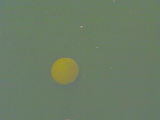
%> input picture Upenn_Robotics/Robotics_Estimation&Learning/Week1/train/001.png, 160 x 120 px
$ octave --eval "result = detectBall(imread('train/001.png'));"   (GNU Octave 9; MATLAB toolbox functions it lacks are replaced by stand-ins)
%> lines starting %> are read from the running program, lines starting %| are printed output that depends on the picture; in (x1, y1, x2, y2) boxes, pixels count from 0 and x2, y2 are one past the last pixel; in counts of white or black regions, pixels touching at a corner belong together; the program's own positions count from 1
% Robotics: Estimation and Learning
% WEEK 1
%
% Complete this function following the instruction.
function [segI, loc] = detectBall(I)
% function [segI, loc] = detectBall(I)
%
% INPUT
% I       120x160x3 numerial array
%
% OUTPUT
% segI    120x160 numeric array
% loc     1x2 or 2x1 numeric array


%%%%%%%%%%%%%%%%%%%%%%%%%%%%%%%%%%%%%%%%%%
% Hard code your learned model parameters here
%
% mu =
% sig =
% thre =
load('estimate_G_parameters.mat', 'mu', 'sigma');
thre = 0.6;

%%%%%%%%%%%%%%%%%%%%%%%%%%%%%%%%%%%%%%%%%%
% Find ball-color pixels using your model
%
H = rgb2hsv(I);
%> H: size 120x160x3 double; mean H, S, V 0.3, 0.197, 0.488
H = H(:,:,1);  % Focus on the H value
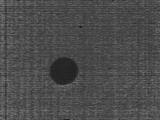
%> H: size 120x160 double; min 0.103, max 0.461, mean 0.3
P_Gaussian = 1/(2*pi*sigma)^0.5 * exp(-(H-mu).^2/2/sigma);
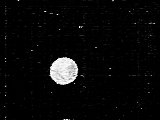
%> P_Gaussian: size 120x160 double; min 7.48e-17, max 12, mean 0.434; drawn with min black and max white
bw = P_Gaussian > (thre*max(P_Gaussian(:)));
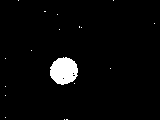
%> bw: size 120x160 logical; 3.2% white; 18 white regions (17 under 20 px), largest, box (x1, y1, x2, y2) and area: (50, 57, 78, 85) 596

%%%%%%%%%%%%%%%%%%%%%%%%%%%%%%%%%%%%%%%%%%
% Do more processing to segment out the right cluster of pixels.
% You may use the following functions.
%   bwconncomp
%   regionprops
% Please see example_bw.m if you need an example code.
bw_biggest = false(size(bw));
CC = bwconncomp(bw);
%> CC = 18 connected components
numPixels = cellfun(@numel, CC.PixelIdxList);
%> numPixels = 18 values, max 596 at index 8, min 1 at index 1, mean 34.22
[biggest, idx] = max(numPixels);
%> biggest = 596; idx = 8
bw_biggest(CC.PixelIdxList{idx}) = true;
%> bw_biggest: size 120x160 logical; 3.1% white; 1 white region, box (x1, y1, x2, y2) and area: (50, 57, 78, 85) 596
figure, imshow(bw_biggest); hold on;
%%%%%%%%%%%%%%%%%%%%%%%%%%%%%%%%%%%%%%%%%%
% Compute the location of the ball center
%
segI = bw_biggest;
S = regionprops(CC,'Centroid');
%> S = 18 regions; first 5, Centroid: [6 59], [6 87], [6 96], [6 118], [19 1]
loc = S(idx).Centroid;
%> loc = [64.44 71.46]
%> `result = detectBall(imread('train/001.png'));`:
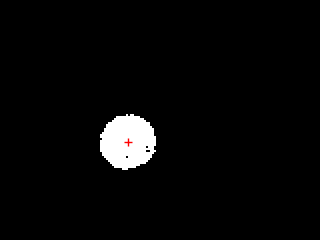
%> figure redrawn from the program's plot data; shown 2 times larger
plot(loc(1), loc(2),'r+');
%
% Note: In this assigment, the center of the segmented ball area will be considered for grading.
% (You don't need to consider the whole ball shape if the ball is occluded.)

end
